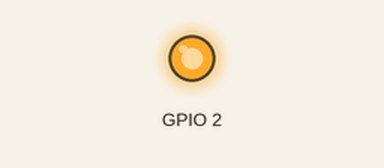
A program run on a simulated Raspberry Pi (BCM pin numbers). On the bench: output pins drawn as LEDs (lit = HIGH). At 1.0 s the program stops and its outputs stay as they are.

Above: at 0.1 s.
Timing chart, 0 to 1.6 s (numbered marks = the images above):
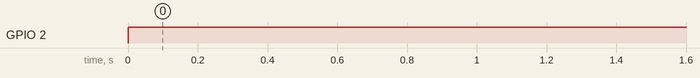

The program:

light1.py
```python
#!/usr/bin/python
import RPi.GPIO as GPIO     ##Import GPIO Library
import time                 ##Import time Library untuk sleep

GPIO.setmode(GPIO.BCM)      ##Guna GPIO pin numbering
GPIO.setwarnings(False)     ##Block Warning
GPIO.setup(2,GPIO.OUT)      ##Set output


def trigger():
    GPIO.output(2,True)     ##LED ON
    time.sleep(1)           ##PAUSE 1 SEC
try:
    trigger()

except KeyboardInterrupt:
    print ("Quit")
    GPIO.cleanup()          ##Reset GPIO
```

Measured:
- by itself, GPIO 2: LOW → HIGH at 0.00 s
